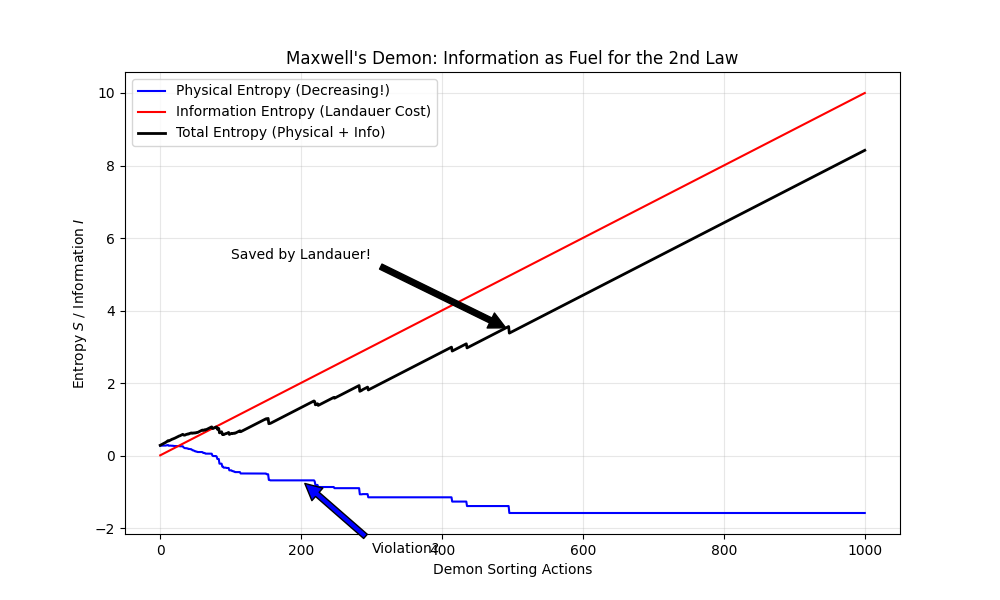

The Python source for this figure:
import numpy as np
import matplotlib.pyplot as plt

def simulate_maxwell_demon(n_particles=100, steps=1000):
    """
    Simulates Maxwell's Demon: A microscopic entity that sorts particles by speed.
    This reduces entropy without apparent work.
    We track Entropy and the 'Information Cost' to save the 2nd Law.
    """
    # Initialize particles in two boxes (Left and Right)
    # v_x follows a Maxwell-Boltzmann distribution
    velocities = np.random.normal(0, 1.0, n_particles)
    positions = np.zeros(n_particles) # 0 for Left, 1 for Right
    
    # Half on left, half on right
    positions[n_particles//2:] = 1
    
    entropy_history = []
    info_cost_history = []
    
    current_info_bits = 0

    print(f"Maxwell's Demon starting the sort of {n_particles} particles...")

    for i in range(steps):
        # 1. Calculate Entropy: S = -sum(p * log(p))
        # Based on temperature (variance of velocities) in each box
        v_left = velocities[positions == 0]
        v_right = velocities[positions == 1]
        
        # Approximate entropy as the variance (T) log
        s_left = np.log(np.var(v_left) + 1e-5) if len(v_left) > 0 else 0
        s_right = np.log(np.var(v_right) + 1e-5) if len(v_right) > 0 else 0
        total_s = (s_left + s_right)
        entropy_history.append(total_s)
        
        # 2. THE DEMON'S ACTION: Sort a random particle
        # If speed > average, move to Right box. If speed < average, move to Left box.
        idx = np.random.randint(0, n_particles)
        v = velocities[idx]
        
        # The demon MUST know the speed (Information Acquisition)
        current_info_bits += 1 # 1 bit of info used to sort
        info_cost_history.append(current_info_bits * 0.01) # Scale to match S units
        
        if v > 0: # Fast
            positions[idx] = 1 # Move to Right
        else: # Slow
            positions[idx] = 0 # Move to Left

    plt.figure(figsize=(10, 6))
    plt.plot(entropy_history, color='blue', label='Physical Entropy (Decreasing!)')
    plt.plot(info_cost_history, color='red', label='Information Entropy (Landauer Cost)')
    
    # The Total Entropy (Physical + Information) never decreases
    total_entropy = np.array(entropy_history) + np.array(info_cost_history)
    plt.plot(total_entropy, color='black', lw=2, label='Total Entropy (Physical + Info)')
    
    plt.title("Maxwell's Demon: Information as Fuel for the 2nd Law")
    plt.xlabel('Demon Sorting Actions')
    plt.ylabel('Entropy $S$ / Information $I$')
    plt.legend()
    plt.grid(True, alpha=0.3)
    
    plt.annotate('Violation?', xy=(200, entropy_history[200]), xytext=(300, entropy_history[200]-2),
                 arrowprops=dict(facecolor='blue', shrink=0.05))
    plt.annotate('Saved by Landauer!', xy=(500, total_entropy[500]), xytext=(100, total_entropy[500]+2),
                 arrowprops=dict(facecolor='black', shrink=0.05))

    plt.savefig('simulations/maxwell_demon.png')
    print("Plot saved to simulations/maxwell_demon.png")

if __name__ == "__main__":
    simulate_maxwell_demon()
